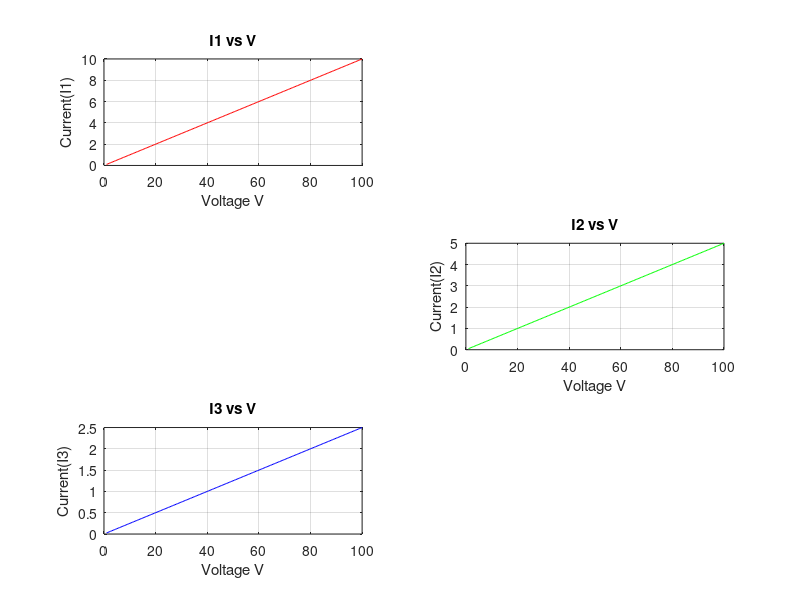

MATLAB code to generate this figure:
%To implement ohm's law formula,we need a resistor R and voltage V across
%it
R1 = 10;
R2 = 20;
R3 = 40;
%Taking a vector V contaning values of V
V = 1:0.5:100;   %Range of V is from 1 to 100 with 0.5 V interval
I1 = V/R1;
I2 = V/R2;
I3 = V/R3;
%plotting the subplot of V vs I.
subplot(3,2,1);
plot(V,I1,"r");
title("I1 vs V");
xlabel("Voltage V");
ylabel("Current(I1)");
grid on;

subplot(3,2,4);
plot(V,I2,"g");
title("I2 vs V");
xlabel("Voltage V");
ylabel("Current(I2)");
grid on;

subplot(3,2,5);
plot(V,I3,"b");
title("I3 vs V");
xlabel("Voltage V");
ylabel("Current(I3)");
grid on;

%saveas(gcf, 'Fig2.png');

